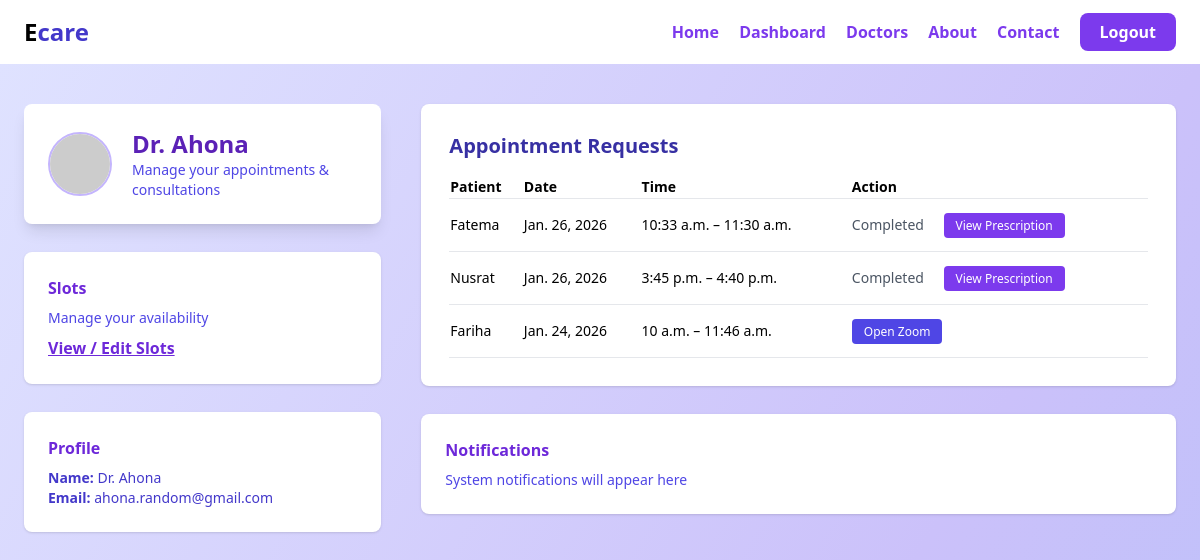
Page /appointments/doctor/dashboard/ (signed in) on the committed database.
### accounts/models.py (models this page shows, shortened)
class User(AbstractUser):
    ROLE_CHOICES = (
        ('admin', 'Admin'),
        ('doctor', 'Doctor'),
        ('patient', 'Patient'),
    )
    role = models.CharField(
        max_length=10,
        choices=ROLE_CHOICES,
        default='patient'
    )
    is_approved = models.BooleanField(default=False)

### appointments/models.py (models this page shows, shortened)
class Appointment(models.Model):
    STATUS_CHOICES = (
        ("PENDING", "Pending"),
        ("APPROVED", "Approved"),
        ("REJECTED", "Rejected"),
    )
    CONSULTATION_STATUS = (
        ("NOT_STARTED", "Not Started"),
        ("ONGOING", "Ongoing"),
        ("COMPLETED", "Completed"),
    )
    slot = models.ForeignKey(
        DoctorAvailableSlot,
        on_delete=models.CASCADE,
        related_name="appointments"
    )
    patient = models.ForeignKey(
        User, on_delete=models.CASCADE, related_name="appointments"
    )
    status = models.CharField(
        max_length=20, choices=STATUS_CHOICES, default="PENDING"
    )
    consultation_status = models.CharField(
        max_length=20,
        choices=CONSULTATION_STATUS,
        default="NOT_STARTED"
    )
    prescription = models.TextField(blank=True, null=True)
    prescription_pdf = models.FileField(
        upload_to="prescriptions/",
        blank=True,
        null=True
    )
    zoom_start_url = models.URLField(blank=True, null=True)
    zoom_join_url = models.URLField(blank=True, null=True)
    created_at = models.DateTimeField(auto_now_add=True)

class DoctorAvailableSlot(models.Model):
    doctor = models.ForeignKey(
        User, on_delete=models.CASCADE, related_name="slots"
    )
    date = models.DateField()
    start_time = models.TimeField()
    end_time = models.TimeField()
    is_booked = models.BooleanField(default=False)

### appointments/views.py (the view)
# urls.py: path("doctor/dashboard/", views.doctor_dashboard, name="doctor_dashboard"),
@login_required
def doctor_dashboard(request):
    appointments = Appointment.objects.filter(
    slot__doctor=request.user
).select_related("patient", "slot").order_by("-created_at")
    return render(request, "dashboards/doctor.html", {
        "appointments": appointments
    })

### templates/dashboards/doctor.html (shortened to what this page needs)
{% extends "base.html" %}
{% block content %}
<div class="bg-gradient-to-br from-[#dfe2ff] via-[#cbc1fa] to-[#a7c0f9] min-h-screen py-10">
  <div class="max-w-7xl mx-auto px-6 grid grid-cols-1 lg:grid-cols-3 gap-10">
    <div class="flex flex-col gap-7">
      <div class="bg-white rounded-lg p-6 shadow-lg flex items-center gap-5">
        <img
          src="https://randomuser.me/api/portraits/women/45.jpg"
          class="w-16 h-16 rounded-full border-2 border-violet-300"
        />
        <div>
          <h2 class="font-bold text-violet-800 text-2xl">
            Dr. {{ request.user.username }}
          </h2>
          <p class="text-indigo-600 text-sm">
            Manage your appointments & consultations
          </p>
        </div>
      </div>
      <div class="bg-white rounded-lg p-6 shadow">
        <h3 class="font-bold text-violet-700 mb-2">Slots</h3>
        <p class="text-indigo-600 text-sm mb-2">Manage your availability</p>
        <a
          href="{% url 'doctor_slots' %}"
          class="text-violet-700 font-semibold underline hover:text-pink-600"
        >
          View / Edit Slots
        </a>
      </div>
      <div class="bg-white rounded-lg p-6 shadow">
        <h3 class="font-bold text-violet-700 mb-2">Profile</h3>
        <p class="text-indigo-700 text-sm">
          <strong>Name:</strong> Dr. {{ request.user.username }} <br />
          <strong>Email:</strong> {{ request.user.email }}
        </p>
      </div>
    </div>
    <div class="col-span-2 flex flex-col gap-7">
      <div class="bg-white rounded-lg p-7 shadow">
        <h2 class="text-xl font-bold text-indigo-800 mb-4">
          Appointment Requests
        </h2>
        {% if appointments %}
        <table class="w-full text-sm">
          <thead>
            <tr class="border-b font-semibold text-left">
              <th>Patient</th>
              <th>Date</th>
              <th>Time</th>
              <th>Action</th>
            </tr>
          </thead>
          <tbody class="my-4">
            {% for a in appointments %}
            <tr class="border-b">
              <td class="py-4">{{ a.patient.username }}</td>
              <td>{{ a.slot.date }}</td>
              <td>{{ a.slot.start_time }} – {{ a.slot.end_time }}</td>
              <td class="space-x-2">
                {% if a.status == "PENDING" %}
                  <a href="{% url 'approve_appointment' a.id %}"
                     class="px-3 py-1 bg-green-500 text-white rounded text-xs">
                    Approve
                  </a>
                  <a href="{% url 'reject_appointment' a.id %}"
                     class="px-3 py-1 bg-red-500 text-white rounded text-xs">
                    Reject
                  </a>
                {% elif a.consultation_status == "ONGOING" %}
                  <a
                    href="{{ a.zoom_start_url }}"
                    target="_blank"
                    class="px-3 py-1 bg-indigo-600 text-white rounded text-xs">
                    Open Zoom
                  </a>
                {% elif a.consultation_status == "COMPLETED" %}
                  <span class="text-gray-600 text-sm mr-2">
                    Completed
                  </span>
                  {% if a.prescription_pdf %}
                    <a
                      href="{{ a.prescription_pdf.url }}"
                      target="_blank"
                      class="px-3 py-1 bg-violet-600 text-white rounded text-xs">
                      View Prescription
                    </a>
                  {% endif %}
                {% endif %}
              </td>
            </tr>
            {% endfor %}
          </tbody>
        </table>
        {% else %}
          <p class="text-indigo-600 text-sm">No appointment requests yet.</p>
        {% endif %}
      </div>
      <div class="bg-white rounded-lg p-6 shadow">
        <h3 class="font-bold text-violet-700 mb-2">Notifications</h3>
        <p class="text-indigo-600 text-sm">
          System notifications will appear here
        </p>
      </div>
    </div>
  </div>
</div>
{% endblock %}

### rows in the picture
User: user.username "Ahona", user.email "ahona.random@gmail.com"
Appointment: patient.username "Fatema", slot "Jan. 26, 2026", slot.start_time "10:33 a.m.", slot.end_time "11:30 a.m."
Appointment: patient.username "Nusrat", slot "Jan. 26, 2026", slot.start_time "3:45 p.m.", slot.end_time "4:40 p.m."
Appointment: patient.username "Fariha", slot "Jan. 24, 2026", slot.start_time "10 a.m.", slot.end_time "11:46 a.m."
